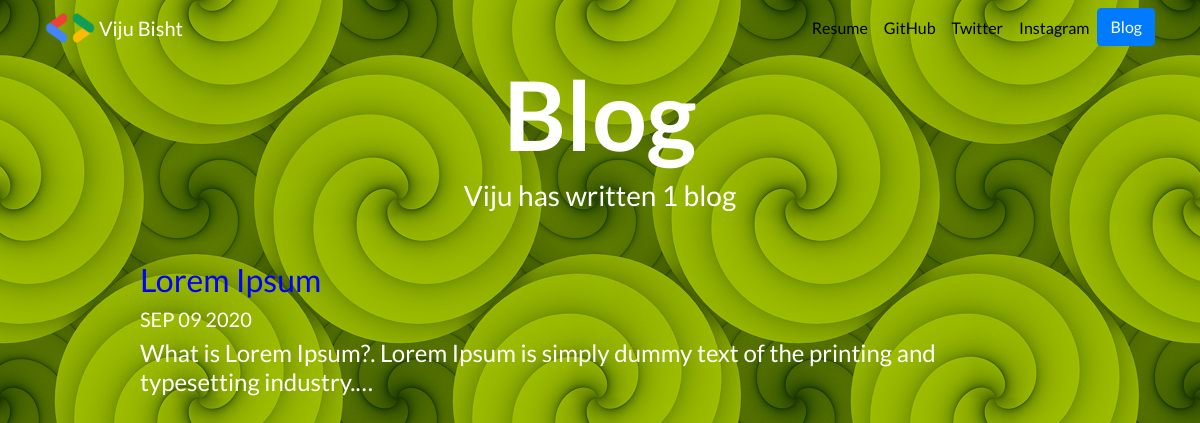
Screenshot of /blog/ with the database file from the repository.
### blog/models.py (models this page shows, shortened)
class Blog(models.Model):
    title = models.CharField(max_length=200)
    description = models.TextField()
    date = models.DateField()

### blog/views.py (the view)
# urls.py: path('', views.all_blogs, name='all_blogs'),
def all_blogs(request):
    blogs = Blog.objects.order_by('-date')
    return render(request, 'blog/all_blogs.html', {'blogs':blogs})

### blog/templates/blog/all_blogs.html
{% extends "portfolio/base.html" %}
{% load static %}
{% block content %}
<body class="blogimg">
    <h1 id="blogtitle" class="font-weight-bold text-center">Blog</h1>
    <h3 class="text-center mb-5">Viju has written {{ blogs.count }} blog{{ blogs.count|pluralize }}</h3>
    {% for blog in blogs %}
    <div class="row justify-content-center my-3">
        <div class="col-md-10">
            <a href="{% url 'blog:detail' blog.id %}">
                <h2 class="blue">{{ blog.title }}</h2>
            </a>
            <h5 class="white">{{ blog.date|date:'M d Y'|upper }}</h5>
            <h4>{{ blog.description|striptags|truncatechars:100 }}</h4>
        </div>
    </div>
    {% endfor %}
</body>
{% endblock %}

### portfolio/static/portfolio/custom.css (style rules this page uses)
body { font-family: "Lato", sans-serif; }
#blogtitle { font-size: 6rem; }

### rows the page displays
Blog: title "Lorem Ipsum", date "SEP 09 2020", description "What is Lorem Ipsum?. Lorem Ipsum is simply dummy text of the printing and typesetting industry.…"

### other values shown
{{ blogs.count }} "1"
